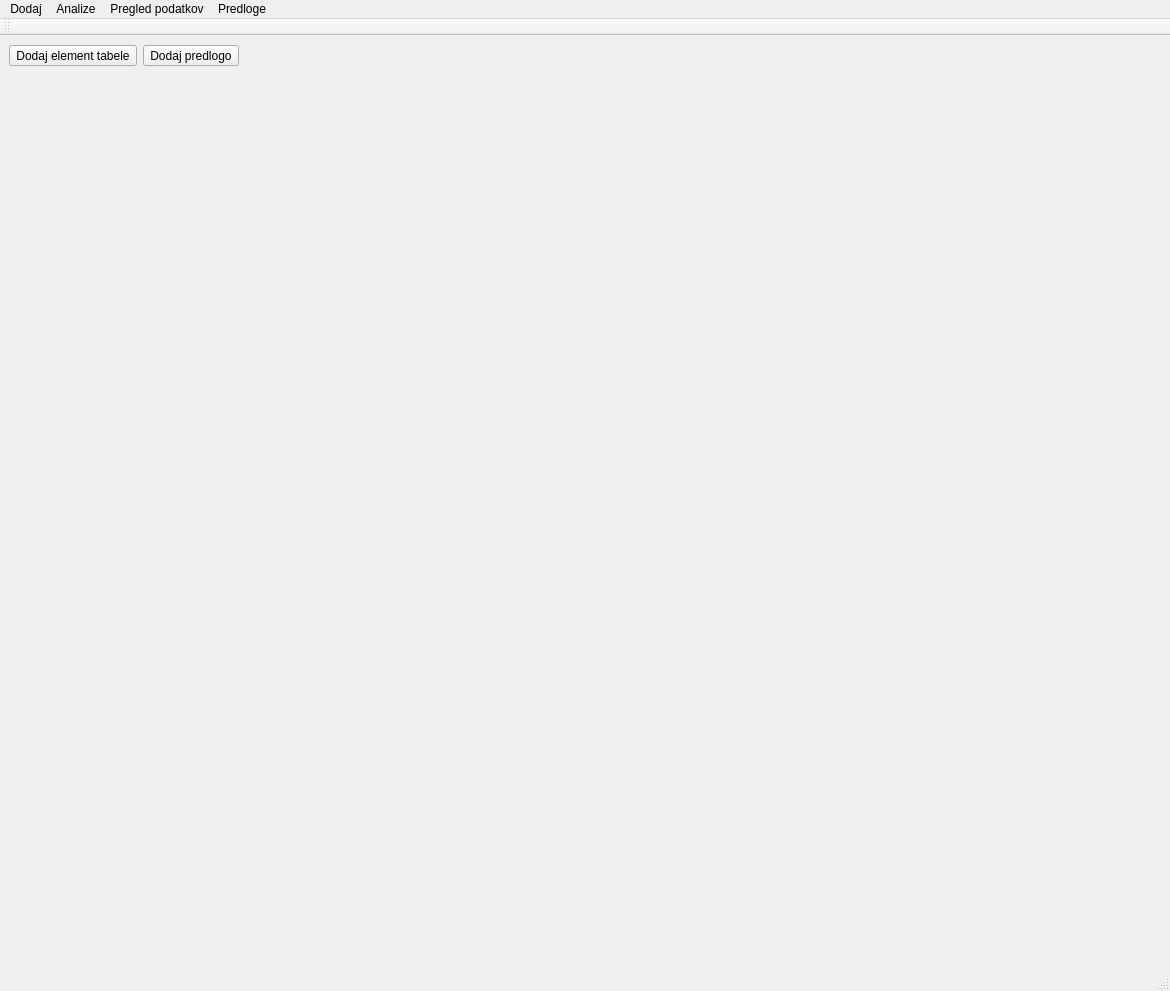
<?xml version="1.0" encoding="UTF-8"?>
<ui version="4.0">
 <class>MainWindow</class>
 <widget class="QMainWindow" name="MainWindow">
  <property name="geometry">
   <rect>
    <x>0</x>
    <y>0</y>
    <width>1170</width>
    <height>991</height>
   </rect>
  </property>
  <property name="windowTitle">
   <string>Pregled financ</string>
  </property>
  <widget class="QWidget" name="centralwidget">
   <layout class="QVBoxLayout" name="verticalLayout">
    <item>
     <layout class="QHBoxLayout" name="horizontalLayout">
      <item>
       <widget class="QToolButton" name="toolButton">
        <property name="text">
         <string>Dodaj element tabele</string>
        </property>
       </widget>
      </item>
      <item>
       <widget class="QToolButton" name="toolButton_2">
        <property name="text">
         <string>Dodaj predlogo</string>
        </property>
       </widget>
      </item>
      <item>
       <spacer name="horizontalSpacer">
        <property name="orientation">
         <enum>Qt::Horizontal</enum>
        </property>
        <property name="sizeHint" stdset="0">
         <size>
          <width>40</width>
          <height>20</height>
         </size>
        </property>
       </spacer>
      </item>
     </layout>
    </item>
    <item>
     <spacer name="verticalSpacer">
      <property name="orientation">
       <enum>Qt::Vertical</enum>
      </property>
      <property name="sizeHint" stdset="0">
       <size>
        <width>20</width>
        <height>40</height>
       </size>
      </property>
     </spacer>
    </item>
   </layout>
  </widget>
  <widget class="QMenuBar" name="menubar">
   <property name="geometry">
    <rect>
     <x>0</x>
     <y>0</y>
     <width>1170</width>
     <height>47</height>
    </rect>
   </property>
   <widget class="QMenu" name="menuDodaj">
    <property name="title">
     <string>Dodaj</string>
    </property>
   </widget>
   <widget class="QMenu" name="menuAnalize">
    <property name="title">
     <string>Analize</string>
    </property>
   </widget>
   <widget class="QMenu" name="menuPregled_podatkov">
    <property name="title">
     <string>Pregled podatkov</string>
    </property>
   </widget>
   <widget class="QMenu" name="menuPredloge">
    <property name="title">
     <string>Predloge</string>
    </property>
    <addaction name="actionNakupi_v_trgovini"/>
    <addaction name="actionBele_enje_polo_nic"/>
   </widget>
   <addaction name="menuDodaj"/>
   <addaction name="menuAnalize"/>
   <addaction name="menuPregled_podatkov"/>
   <addaction name="menuPredloge"/>
  </widget>
  <widget class="QStatusBar" name="statusbar"/>
  <widget class="QToolBar" name="toolBar">
   <property name="windowTitle">
    <string>toolBar</string>
   </property>
   <attribute name="toolBarArea">
    <enum>TopToolBarArea</enum>
   </attribute>
   <attribute name="toolBarBreak">
    <bool>false</bool>
   </attribute>
  </widget>
  <action name="actionNakupi_v_trgovini">
   <property name="text">
    <string>Nakupi v trgovini</string>
   </property>
  </action>
  <action name="actionBele_enje_polo_nic">
   <property name="text">
    <string>Beleženje položnic</string>
   </property>
  </action>
 </widget>
 <resources/>
 <connections/>
</ui>
